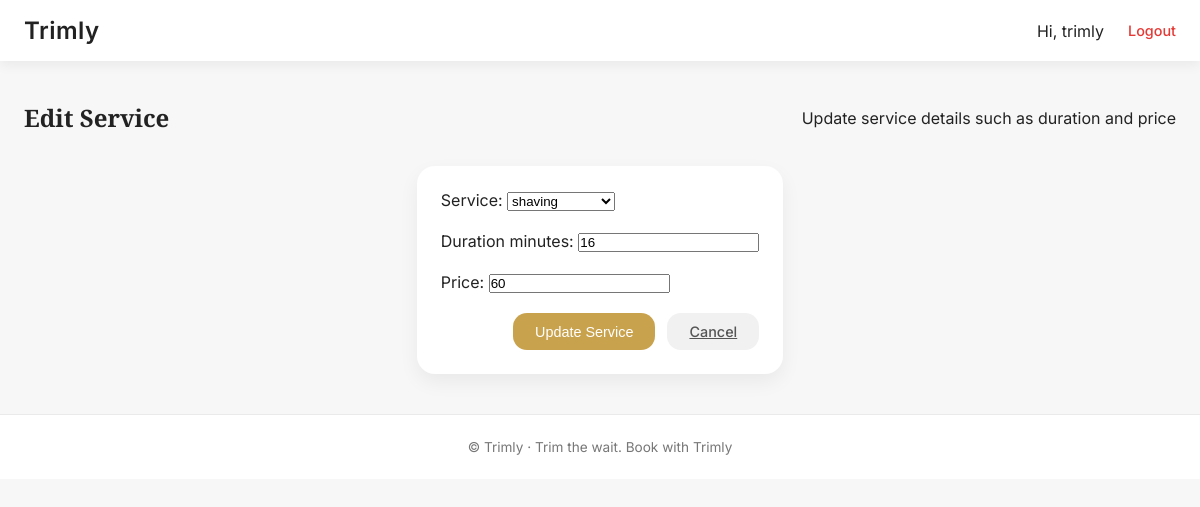
The page /salons/service/1/edit/ (signed in) on the database its author committed.
### salons/models.py (models this page shows, shortened)
class SalonService(models.Model):
    salon = models.ForeignKey(
        Salon,
        on_delete=models.CASCADE,
        related_name="services"
    )
    service = models.ForeignKey(
        ServiceCategory,
        on_delete=models.CASCADE
    )
    duration_minutes = models.IntegerField()
    price = models.IntegerField()

### salons/views.py (the view)
# urls.py: path('service/<int:service_id>/edit/', edit_service, name='edit_service'),
@login_required
def edit_service(request, service_id):
    service = get_object_or_404(
       SalonService,
        id=service_id,
        salon__owner=request.user
    )
    if request.method == 'POST':
        form = ServiceForm(request.POST, instance=service)
        if form.is_valid():
            form.save()
            return redirect('salon_dashboard', salon_id=service.salon.id)
    else:
        form = ServiceForm(instance=service)
    return render(request, 'salons/edit_service.html', {
        'form': form,
        'service': service
    })

### salons/forms.py
class ServiceForm(forms.ModelForm):
    service = forms.ModelChoiceField(
        queryset=ServiceCategory.objects.all(),
        empty_label="Select Service"
    )
    class Meta:
        model = SalonService
        fields = [
            'service',
            'duration_minutes',
            'price'
        ]

### salons/models.py (called while the page is built)
    def __str__(self):
        return self.name

### templates/salons/edit_service.html (shortened to what this page needs)
{% extends 'base.html' %}
{% block content %}
<section class="page">
  <div class="page-header">
    <h2>Edit Service</h2>
    <p>Update service details such as duration and price</p>
  </div>
  <div class="card form-card">
    <form method="post" class="form">
      {{ form.as_p }}
      <div class="form-actions">
        <button type="submit" class="btn btn-primary">
          Update Service
        </button>
        <a
          href="{% url 'salon_dashboard' service.salon.id %}"
          class="btn btn-secondary"
        >
          Cancel
        </a>
      </div>
    </form>
  </div>
</section>
{% endblock %}

### templates/base.html (shortened to what this page needs)
{% load static %}
<!DOCTYPE html>
<html lang="en">
<head>
  <link rel="stylesheet" href="{% static 'css/main.css' %}">
</head>
<body>
<header class="navbar">
    <div class="navbar-container">
        <a href="/" class="brand">Trimly</a>
        <nav class="nav-links">
    {% if user.is_authenticated %}
        <span class="nav-user">
            Hi, {{ user.username }}
        </span>
        <a href="{% url 'accounts:logout' %}" class="nav-link logout">
            Logout
        </a>
    {% endif %}
</nav>
    </div>
</header>
<main class="main-container">
    {% block content %}{% endblock %}
</main>
<footer class="footer">
    <p>© {{ now|date:"Y" }} Trimly · Trim the wait. Book with Trimly</p>
</footer>
</body>
</html>

### static/css/main.css (style rules this page uses)
* { box-sizing: border-box; margin: 0; padding: 0; }
html { font-family: 'Inter', 'Montserrat', sans-serif; background-color: #F7F7F7; color: #222222; }
body { -webkit-font-smoothing: antialiased; }
h1, h2, h3, h4 { font-family: 'Playfair Display', 'Poppins', serif; }
.navbar { background: #ffffff; box-shadow: 0 4px 12px rgba(0,0,0,0.06); position: sticky; top: 0; z-index: 50; }
.navbar-container { max-width: 1200px; margin: auto; padding: 16px 24px; display: flex; align-items: center; justify-content: space-between; }
.brand { font-size: 1.5rem; font-weight: 600; letter-spacing: 0.5px; color: #222222; text-decoration: none; }
.nav-links { display: flex; align-items: center; gap: 24px; }
.nav-link { font-size: 0.9rem; font-weight: 500; color: #666666; text-decoration: none; transition: color 0.25s ease; }
.nav-user { display: flex; align-items: center; gap: 12px; }
.logout { color: #E53935; }
.main-container { max-width: 1200px; margin: auto; padding: 40px 24px; }
.footer { background: #ffffff; border-top: 1px solid #eaeaea; text-align: center; font-size: 0.85rem; color: #777777; padding: 24px; }
.page { display: flex; flex-direction: column; gap: 32px; }
.page-header { display: flex; align-items: center; justify-content: space-between; }
.card { background: #ffffff; border-radius: 18px; padding: 24px; box-shadow: 0 8px 20px rgba(0,0,0,0.06); transition: box-shadow 0.3s ease, transform 0.3s ease; }
.btn { display: inline-flex; align-items: center; justify-content: center; padding: 10px 22px; border-radius: 14px; font-size: 0.9rem; font-weight: 500; cursor: pointer; border: none; transition: all 0.25s ease; }
.btn-primary { background: #C9A24D; color: #ffffff; }
.btn-secondary { background: #f1f1f1; color: #555555; }
.form { display: flex; flex-direction: column; gap: 20px; }
.form-card { max-width: 520px; margin: auto; }
.form-actions { display: flex; justify-content: flex-end; gap: 12px; }

### rows shown on the page
SalonService: service "shaving", duration_minutes "16", price "60"

### other values the page prints
{{ user.username }} "trimly"
